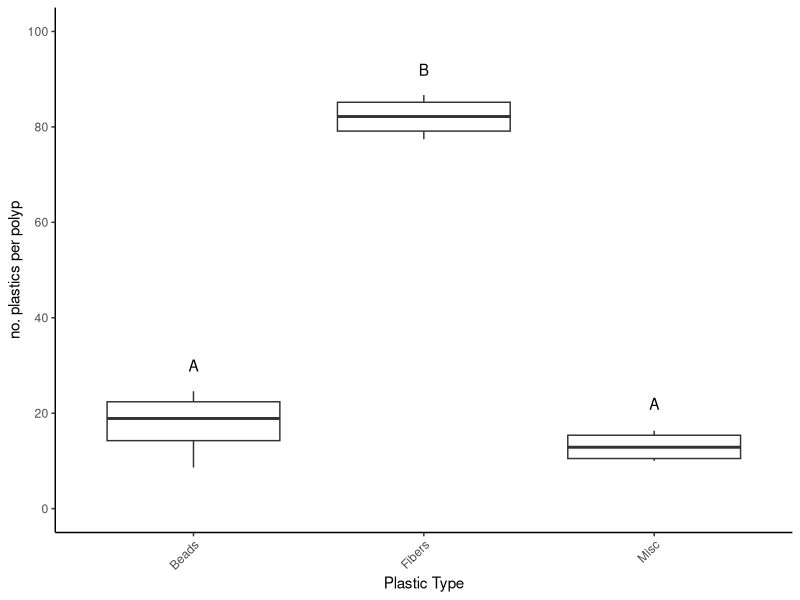
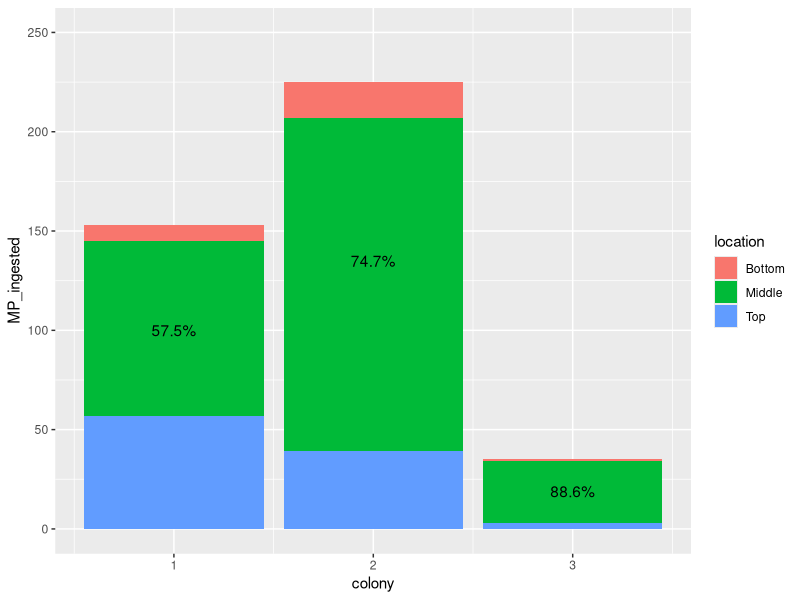
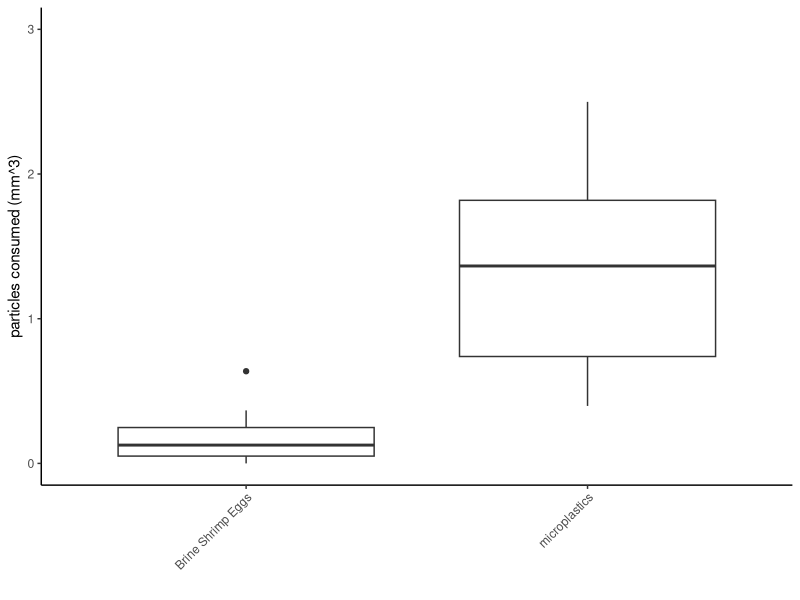
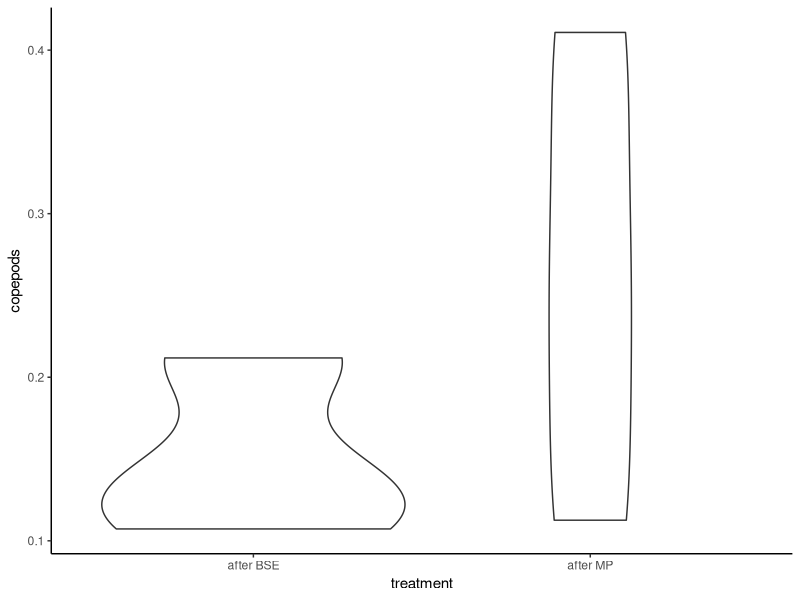
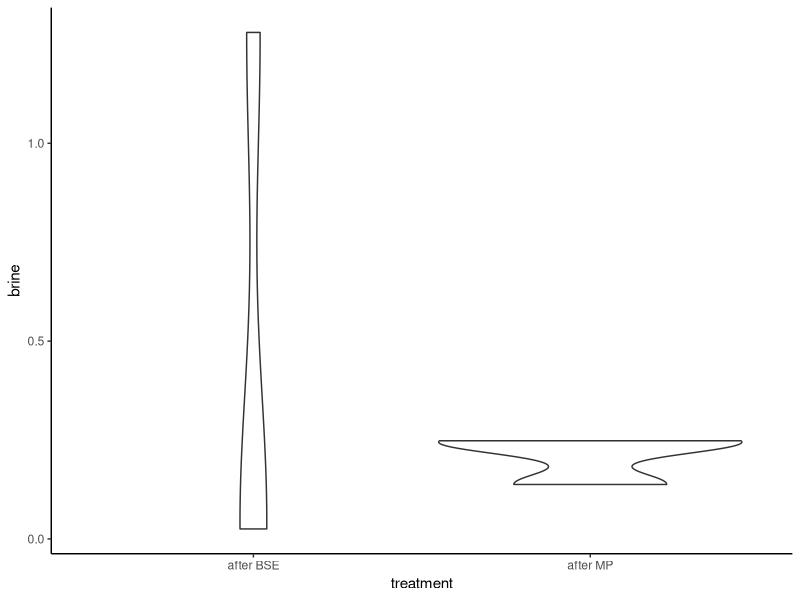
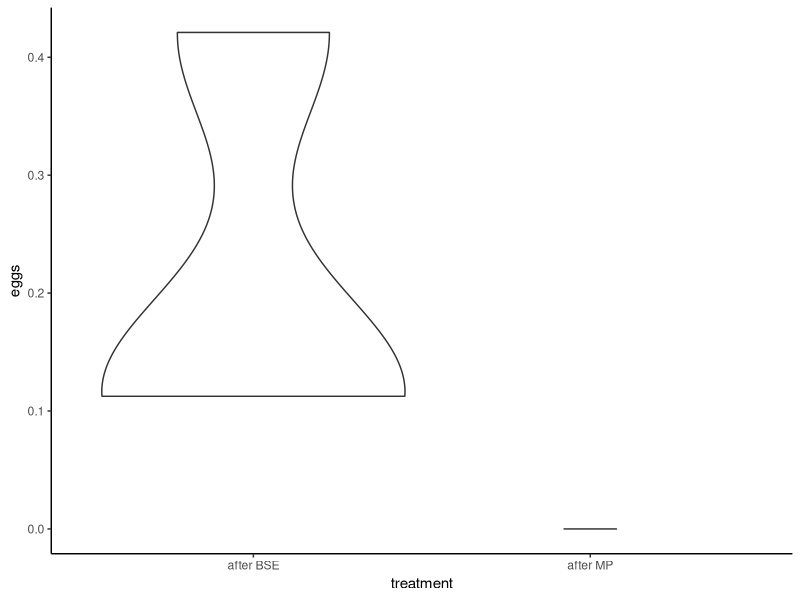
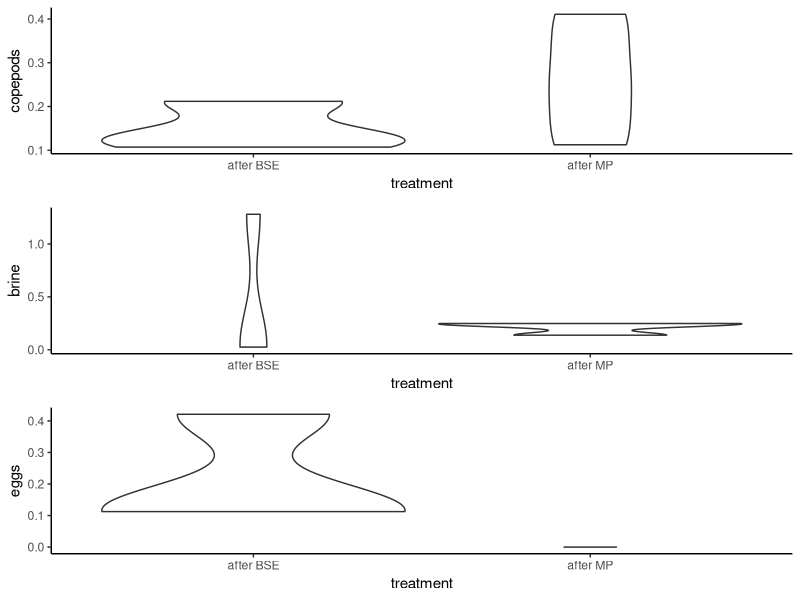
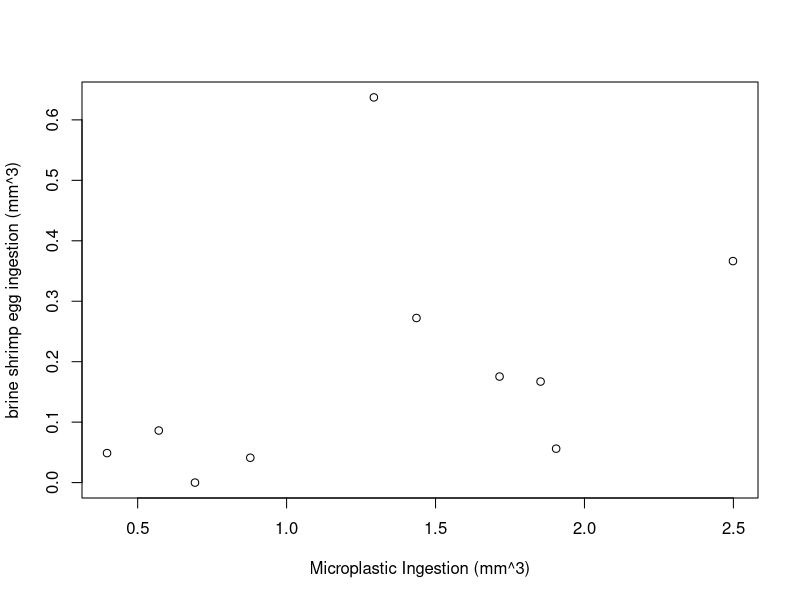

Generate these figures, in order, with R:
## ---- chunk 1
knitr::opts_chunk$set(
	echo = TRUE,
	warning = FALSE,
	comment = "##",
	prompt = FALSE,
	tidy = TRUE,
	tidy.opts = list(width.cutoff = 75),
	fig.path = "img/"
)
## ---- chunk 2
library(knitr)
library(readxl)
library(readxl)
library(ggplot2)
library(dplyr)
library(gridExtra)
## ---- chunk 3
Figure_1 <- read_excel("individual_project.xlsx", 
    sheet = "GP-Fig.1")
head(Figure_1)
## ---- chunk 4
ggplot(data=Figure_1,aes(x=MP_type,y=MP_count))+geom_boxplot()+xlab("Plastic Type")+ylab("no. plastics per polyp")+scale_y_continuous(lim=c(0,100),breaks=c(0,20,40,60,80,100))+theme_classic()+annotate("text", x = "Beads", y = 30, label = "A")+annotate("text", x = "Fibers", y = 92, label = "B")+annotate("text", x = "Misc", y = 22, label = "A")+theme(axis.text.x = element_text(angle = 45, hjust = 1))
## ---- chunk 5
Figure_2 <- read_excel("individual_project.xlsx", 
    sheet = "GP-Fig.2")
summary(Figure_2)
head(Figure_2)
## ---- chunk 6
plot_2 <- ggplot(Figure_2, aes(x=colony,y=MP_ingested))
plot_2 + geom_histogram(stat="identity",aes(fill=location))+annotate("text", x = 1, y = 100, label = "57.5%")+annotate("text", x = 2, y = 135, label = "74.7%")+annotate("text", x = 3, y = 19, label = "88.6%")+scale_y_continuous(lim=c(0,250),breaks=c(0,50,100,150,200,250))
## ---- chunk 7
Figure_3 <- read_excel("individual_project.xlsx", 
     sheet = "GP-Fig.3")
summary(Figure_3)
## ---- chunk 8
ggplot(data=Figure_3,aes(x=intake,y=particles_consumed))+geom_boxplot()+xlab("")+ylab("particles consumed (mm^3)")+scale_y_continuous(lim=c(0,3),breaks=c(0,1,2,3))+theme_classic()+theme(axis.text.x = element_text(angle = 45, hjust = 1))
## ---- chunk 9
Fig.4_plot.1 <- read_excel("individual_project.xlsx", 
    sheet = "GP-Fig.4-Cope")
head(Fig.4_plot.1)
## ---- chunk 10
Figure_4_plot_1 <- ggplot(Fig.4_plot.1, aes(x=treatment,y=copepods))
copepods <- Figure_4_plot_1 + geom_violin()+theme_classic()
copepods
## ---- chunk 11
Fig.4_plot.2 <- read_excel("individual_project.xlsx", 
    sheet = "GP-Fig.4-Brine")
head(Fig.4_plot.2)
## ---- chunk 12
Figure_4_plot_2 <- ggplot(Fig.4_plot.2, aes(x=treatment,y=brine))
brine <- Figure_4_plot_2 + geom_violin()+theme_classic()
brine
## ---- chunk 13
Fig.4_plot.3 <- read_excel("individual_project.xlsx", 
    sheet = "GP-Fig.4-Egg")
summary(Fig.4_plot.3)
## ---- chunk 14
Figure_4_plot_3 <- ggplot(Fig.4_plot.3, aes(x=treatment,y=eggs))
eggs <- Figure_4_plot_3 + geom_violin()+theme_classic()
eggs
## ---- chunk 15
grid.arrange(copepods, brine, eggs)
## ---- chunk 16
Figure_5 <- read_excel("individual_project.xlsx", 
    sheet = "GP-Fig.5")
summary(Figure_5)
plot(Figure_5)
## ---- chunk 17
plot_5 <- ggplot(Figure_5, aes(x="brine shrimp egg ingestion (mm^3)",y="Microplastic Ingestion (mm^3)"))
plot_5 + geom_jitter() + theme_classic()
